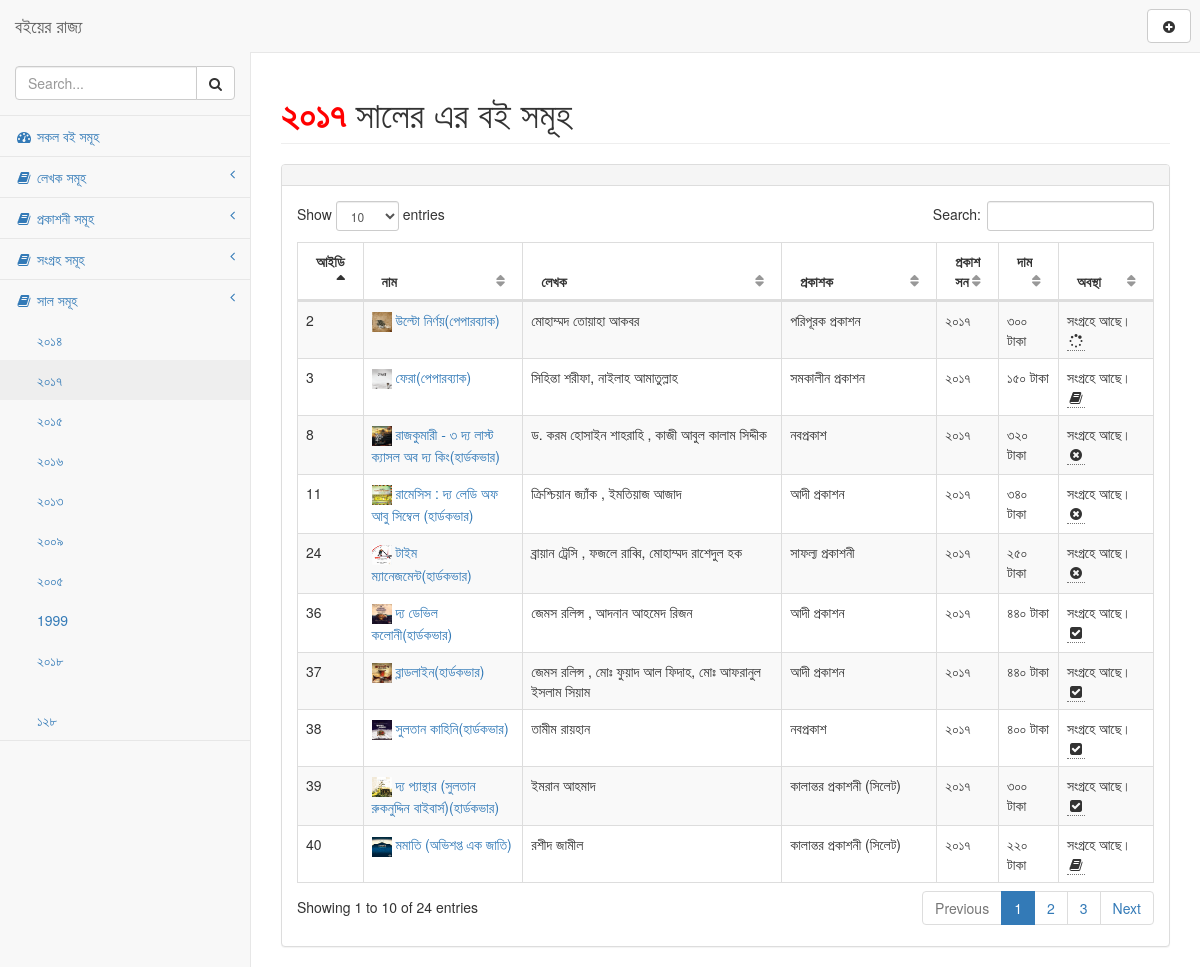
The app's page /year.php?year=২০১৭ with its own data.
### tables this page shows
CREATE TABLE `tbl_books` (
  `id` int(11) NOT NULL,
  `name` varchar(200) NOT NULL,
  `author` varchar(200) NOT NULL,
  `page` varchar(100) NOT NULL,
  `publisher` varchar(200) NOT NULL,
  `preview` varchar(300) NOT NULL,
  `year` varchar(4) NOT NULL,
  `price` varchar(4) NOT NULL,
  `discount` varchar(5) NOT NULL,
  `status` tinyint(4) NOT NULL DEFAULT 0,
  `buy_link` varchar(500) NOT NULL DEFAULT 'http://',
  `process` tinyint(4) NOT NULL DEFAULT 0,
  `review` text NOT NULL,
  `tags` varchar(300) NOT NULL,
  `buy_priority` tinyint(4) NOT NULL DEFAULT 0,
  `reading` varchar(111) NOT NULL DEFAULT '0',
  `created` varchar(40) NOT NULL DEFAULT '0',
  `updated` varchar(40) NOT NULL DEFAULT '0',
  `created_day` datetime NOT NULL DEFAULT current_timestamp()
);

### year.php (the view, shortened to what this page needs)
<?php include "./inc/header.php"; ?>
<?php
if(!isset($_GET['year']) || $_GET['year'] == null){
	header("Location: index.php");
} else { ?>
<div id="page-wrapper">
    <div class="row">
        <div class="col-lg-12">
            <h1 class="page-header"><?php echo "<b style='color:red;'>".$_GET['year']."</b>"; ?> সালের এর বই সমূহ</h1>
    </div>
</div>
<div class="row">
    <div class="col-lg-12">
        <div class="panel panel-default">
            <div class="panel-heading">
            </div>
            <div class="panel-body">
                <table width="100%" class="table table-striped table-bordered table-hover" id="dataTables-example">
                    <thead>
                        <tr>
                            <th width="5%">
                                <b>আইডি</b>
                            </th>
                            <th>
                                <b>নাম</b>
                            </th>
                            <th>
                                <b>লেখক</b>
                            </th>
                            <th>
                                <b>প্রকাশক</b>
                            </th>
                            <th width="5%">
                                <b>প্রকাশ সন</b>
                            </th>
                            <th>
                                <b>দাম</b>
                            </th>
                            <th>
                                <b>অবস্থা</b>
                            </th>
                        </tr>
                    </thead>
                    <tbody>
                        <?php
                            try {
                                $dbh = new PDO("mysql:dbname=db_ibooks;host=localhost", "root", "root");
                                $dbh->setAttribute(PDO::ATTR_ERRMODE, PDO::ERRMODE_EXCEPTION);
                                $dbh->exec("SET CHARACTER SET utf8");
                                $dbh->pdo = $dbh;
                            } catch (PDOException $e) {
                                echo 'Connection failed: ' . $e->getMessage();
                            }
                            $table = "tbl_books";
                            $year = $_GET['year'];
                            $query = "SELECT * FROM `".$table."` WHERE `year` LIKE '%{$year}%'";
                            $stmt = $dbh->prepare($query);
                            $stmt->execute();
                            if ($stmt->rowCount() > 0) {
                                $result = $stmt->fetchAll();
                                    foreach( $result as $data ) {
                        ?>
                        <?php
                            $oddeven = $data['id'];
                            if($oddeven%2 == 0){
                                $class = "odd gradeX";
                            } else {
                                $class = "even gradeC";
                            }
                        ?>
                                <tr class="<?php echo $class; ?>">
                                    <td width="05%">
                                        <?php echo $data['id']; ?>
                                    </td>
                                    <td>
                                        <a href="book_details.php?id=<?php echo $data['id']; ?>"><img src="covers/<?php echo $data['preview']; ?>" alt="" height="20px" width="20px">
                                            <?php echo $data['name']; ?>
                                        </a>
                                    </td>
                                    <td>
                                        <?php echo $data['author']; ?>
                                    </td>
                                    <td>
                                        <?php echo $data['publisher']; ?>
                                    </td>
                                    <td width="5%">
                                            <?php echo $data['year']; ?>
                                    </td>
                                    <td width="7%">
                                        <?php echo $data['price']; ?> টাকা
                                    </td>
                                    <td width="11%">
                                        <?php
                                            $status = $data['status'];
                                            if($status == 1){
                                            $status = "সংগ্রহে আছে।";
                                            } else {
                                                $status = "কেনা হয়নি।";
                                            }
                                        ?>
                                        <?php echo $status; ?>
                                        <?php
                                            $process = $data['process'];
                                            if($process == 0){
                                                echo '<span><abbr title="পড়তে চাই না।"><i class="fa fa-times-circle fa-fw"></i></abbr></span>';
                                            } elseif($process == 1){
                                                echo '<span><abbr title="পড়বো ইনশাল্লাহ।"><i class="fa fa-book fa-fw"></i></abbr></span>';
                                            } elseif($process == 3){
                                                echo '<span><abbr title="আলহামদুলিল্লাহ, পড়া হয়েছে।"><i class="fa fa-check-square fa-fw"></i></abbr></span>';
                                            } elseif($process == 2) {
                                                echo '<span><abbr title="আলহামদুলিল্লাহ, পড়তেছি।"><i class="fa fa-spinner fa-fw"></i></abbr></span>';
                                            } else {
                                                echo "";
                                            }
                                            ?>
                                    </td>
                                </tr>
                                <?php
                                    }
                                } ?>
                    </tbody>
                </table>
            </div>
        </div>
    </div>
</div>
</div>
<?php }
?>
<?php include "./inc/footer.php"; ?>

### records on screen
tbl_books: id "2", preview (picture), name "উল্টো নির্ণয়(পেপারব্যাক)", author "মোহাম্মদ তোয়াহা আকবর", publisher "পরিপূরক প্রকাশন", year "২০১৭", price "৩০০", status "সংগ্রহে আছে।", process 2 (drawn)
tbl_books: id "3", preview (picture), name "ফেরা(পেপারব্যাক)", author "সিহিন্তা শরীফা, নাইলাহ আমাতুল্লাহ", publisher "সমকালীন প্রকাশন", year "২০১৭", price "১৫০", status "সংগ্রহে আছে।", process 1 (drawn)
tbl_books: id "8", preview (picture), name "রাজকুমারী - ৩ দ্য লাস্ট ক্যাসল অব দ্য কিং(হার্ডকভার)", author "ড. করম হোসাইন শাহরাহি , কাজী আবুল কালাম সিদ্দীক", publisher "নবপ্রকাশ", year "২০১৭", price "৩২০", status "সংগ্রহে আছে।", process 0 (drawn)
tbl_books: id "11", preview (picture), name "রামেসিস : দ্য লেডি অফ আবু সিম্বেল (হার্ডকভার)", author "ক্রিশ্চিয়ান জ্যাঁক , ইমতিয়াজ আজাদ", publisher "আদী প্রকাশন", year "২০১৭", price "৩৪০", status "সংগ্রহে আছে।", process 0 (drawn)
tbl_books: id "24", preview (picture), name "টাইম ম্যানেজমেন্ট(হার্ডকভার)", author "ব্রায়ান ট্রেসি , ফজলে রাব্বি, মোহাম্মদ রাশেদুল হক", publisher "সাফল্য প্রকাশনী", year "২০১৭", price "২৫০", status "সংগ্রহে আছে।", process 0 (drawn)
tbl_books: id "36", preview (picture), name "দ্য ডেভিল কলোনী(হার্ডকভার)", author "জেমস রলিন্স , আদনান আহমেদ রিজন", publisher "আদী প্রকাশন", year "২০১৭", price "৪৪০", status "সংগ্রহে আছে।", process 3 (drawn)
tbl_books: id "37", preview (picture), name "ব্লাডলাইন(হার্ডকভার)", author "জেমস রলিন্স , মোঃ ফুয়াদ আল ফিদাহ, মোঃ আফরানুল ইসলাম সিয়াম", publisher "আদী প্রকাশন", year "২০১৭", price "৪৪০", status "সংগ্রহে আছে।", process 3 (drawn)
tbl_books: id "38", preview (picture), name "সুলতান কাহিনি(হার্ডকভার)", author "তামীম রায়হান", publisher "নবপ্রকাশ", year "২০১৭", price "৪০০", status "সংগ্রহে আছে।", process 3 (drawn)
tbl_books: id "39", preview (picture), name "দ্য প্যান্থার (সুলতান রুকনুদ্দিন বাইবার্স)(হার্ডকভার)", author "ইমরান আহমাদ", publisher "কালান্তর প্রকাশনী (সিলেট)", year "২০১৭", price "৩০০", status "সংগ্রহে আছে।", process 3 (drawn)
tbl_books: id "40", preview (picture), name "মমাতি (অভিশপ্ত এক জাতি)", author "রশীদ জামীল", publisher "কালান্তর প্রকাশনী (সিলেট)", year "২০১৭", price "২২০", status "সংগ্রহে আছে।", process 1 (drawn)

### other values on screen
$year "২০১৪"
$year "২০১৭"
$year "২০১৫"
$year "২০১৬"
$year "২০১৩"
$year "২০০৯"
$year "২০০৫"
$year "1999"
$year "২০১৮"
$year "১২৮"
$_GET['year'] "২০১৭"
